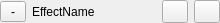
<?xml version="1.0" encoding="UTF-8"?>
<ui version="4.0">
 <class>EffectTabHeader</class>
 <widget class="QWidget" name="EffectTabHeader">
  <property name="geometry">
   <rect>
    <x>0</x>
    <y>0</y>
    <width>220</width>
    <height>23</height>
   </rect>
  </property>
  <property name="sizePolicy">
   <sizepolicy hsizetype="Fixed" vsizetype="Minimum">
    <horstretch>0</horstretch>
    <verstretch>0</verstretch>
   </sizepolicy>
  </property>
  <property name="minimumSize">
   <size>
    <width>220</width>
    <height>0</height>
   </size>
  </property>
  <property name="maximumSize">
   <size>
    <width>220</width>
    <height>16777215</height>
   </size>
  </property>
  <property name="styleSheet">
   <string notr="true"/>
  </property>
  <layout class="QHBoxLayout" name="horizontalLayout" stretch="0,1,0,0">
   <property name="sizeConstraint">
    <enum>QLayout::SetMinAndMaxSize</enum>
   </property>
   <property name="leftMargin">
    <number>0</number>
   </property>
   <property name="topMargin">
    <number>0</number>
   </property>
   <property name="rightMargin">
    <number>0</number>
   </property>
   <property name="bottomMargin">
    <number>0</number>
   </property>
   <item>
    <widget class="QToolButton" name="start_stop">
     <property name="minimumSize">
      <size>
       <width>26</width>
       <height>0</height>
      </size>
     </property>
     <property name="maximumSize">
      <size>
       <width>26</width>
       <height>16777215</height>
      </size>
     </property>
     <property name="text">
      <string>-</string>
     </property>
    </widget>
   </item>
   <item>
    <widget class="QLabel" name="effect_name">
     <property name="sizePolicy">
      <sizepolicy hsizetype="Ignored" vsizetype="Preferred">
       <horstretch>0</horstretch>
       <verstretch>0</verstretch>
      </sizepolicy>
     </property>
     <property name="minimumSize">
      <size>
       <width>0</width>
       <height>0</height>
      </size>
     </property>
     <property name="maximumSize">
      <size>
       <width>16777215</width>
       <height>16777215</height>
      </size>
     </property>
     <property name="styleSheet">
      <string notr="true"/>
     </property>
     <property name="text">
      <string>EffectName</string>
     </property>
     <property name="wordWrap">
      <bool>true</bool>
     </property>
    </widget>
   </item>
   <item>
    <widget class="QToolButton" name="rename">
     <property name="minimumSize">
      <size>
       <width>26</width>
       <height>0</height>
      </size>
     </property>
     <property name="maximumSize">
      <size>
       <width>26</width>
       <height>16777215</height>
      </size>
     </property>
     <property name="toolTip">
      <string>Rename effect</string>
     </property>
     <property name="text">
      <string/>
     </property>
    </widget>
   </item>
   <item>
    <widget class="QToolButton" name="close">
     <property name="minimumSize">
      <size>
       <width>26</width>
       <height>0</height>
      </size>
     </property>
     <property name="maximumSize">
      <size>
       <width>26</width>
       <height>16777215</height>
      </size>
     </property>
     <property name="toolTip">
      <string>Remove effect</string>
     </property>
     <property name="text">
      <string/>
     </property>
    </widget>
   </item>
  </layout>
 </widget>
 <resources/>
 <connections/>
</ui>
